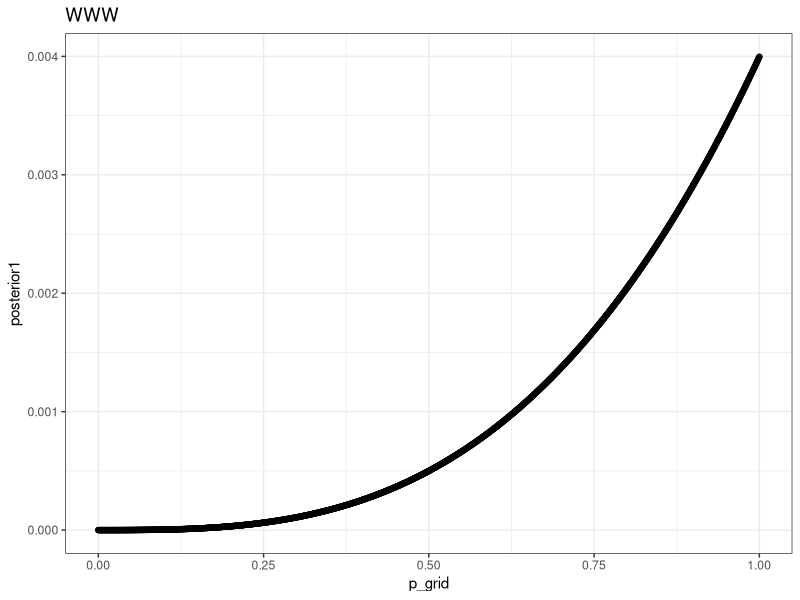
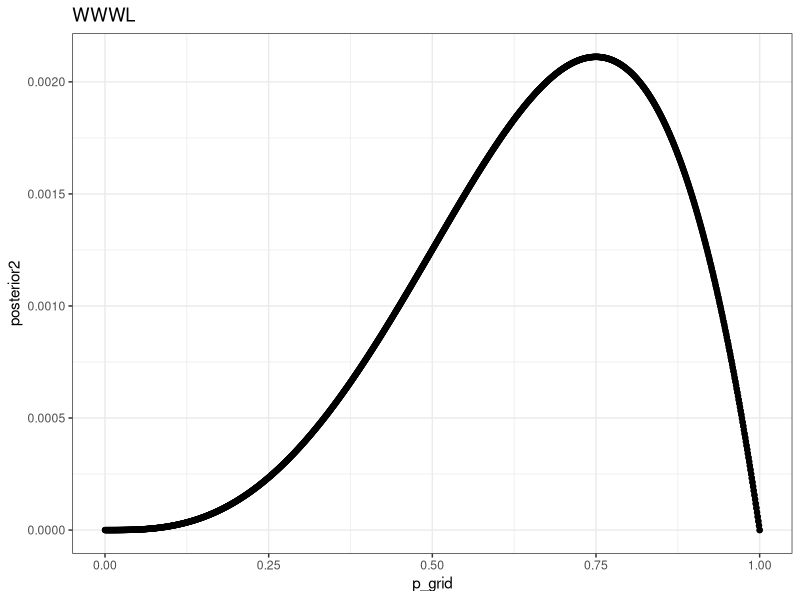
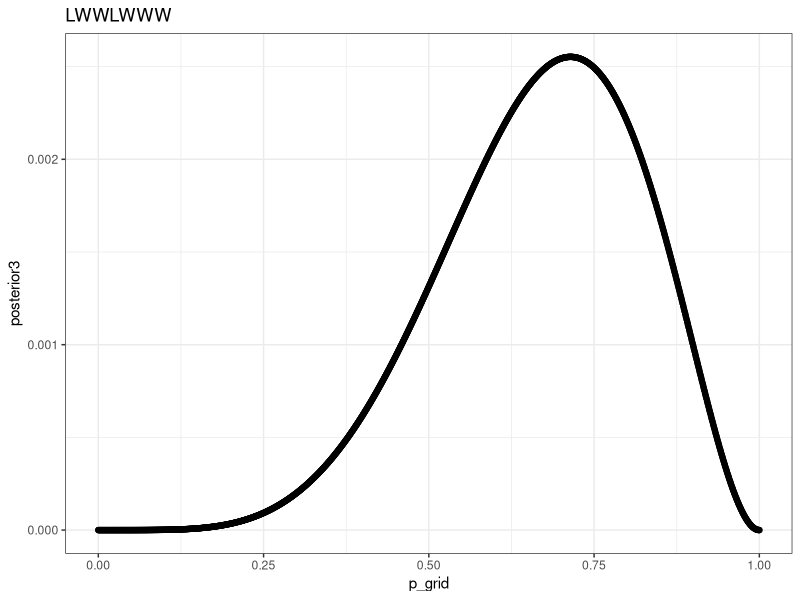
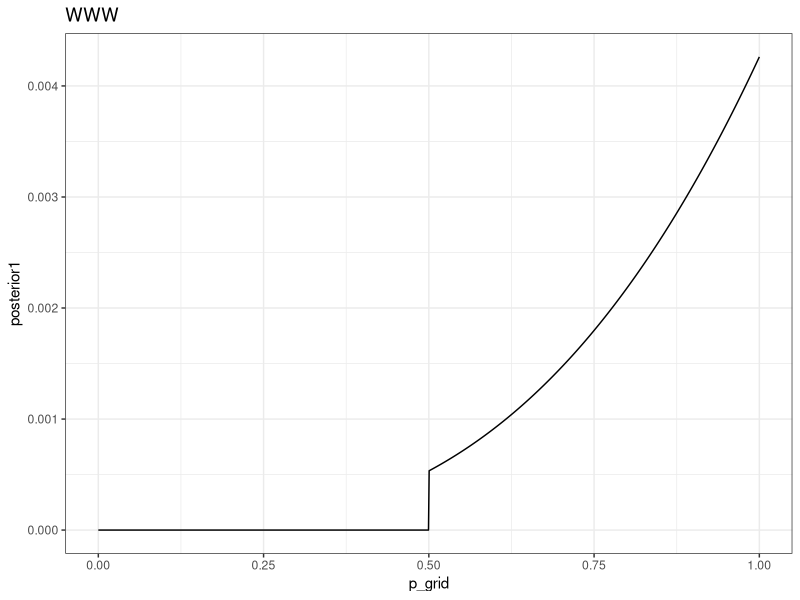
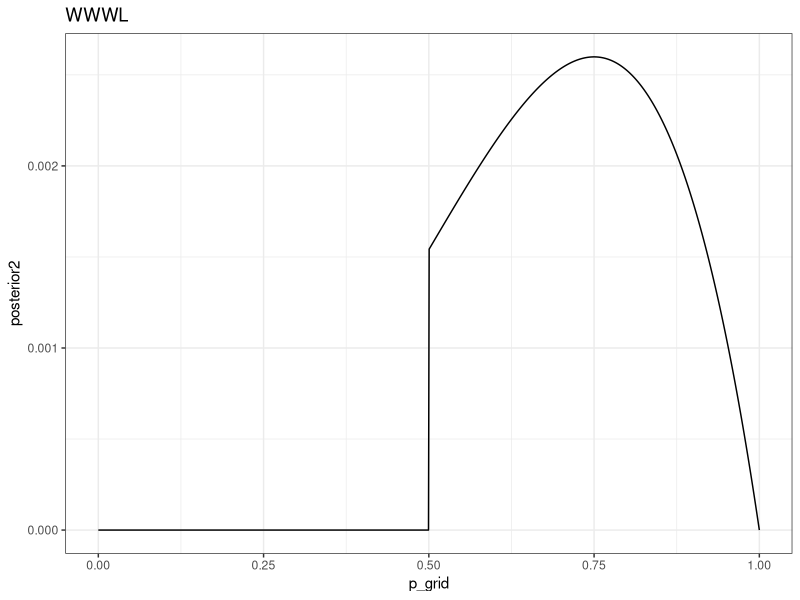
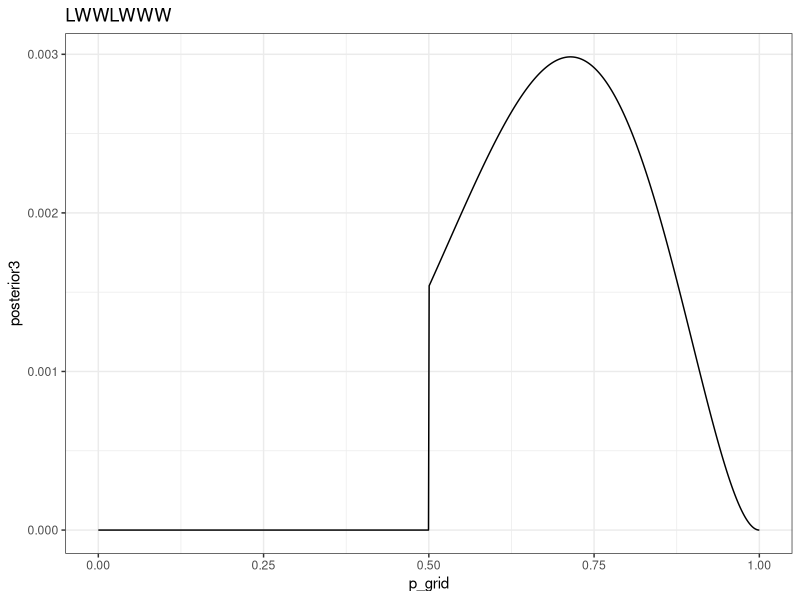

Here is the R script that generated these plots, in order:
## ---- chunk 1
library(ggplot2)
## ---- chunk 2
#define grid
p_grid <- seq(from=0, to=1, length.out=1000)

#define prior
prior <- rep(1,1000)

#compute posterior for WWW
lik1 <- dbinom(3, size=3, prob=p_grid) #compute likelihood at each point in grid - ie 3/3 water
posterior_unstd1 <- lik1 * prior #compute product of likelihood and prior
posterior1 <- posterior_unstd1/sum(posterior_unstd1)  #standardise the posterior so it sums to 1
qplot(p_grid, posterior1) + geom_point() + ggtitle('WWW') + theme_bw()

#compute posterior for WWWL
lik2 <- dbinom(3, size=4, prob=p_grid) #compute likelihood at each point in grid - ie 3/4 water
posterior_unstd2 <- lik2 * prior #compute product of likelihood and prior
posterior2 <- posterior_unstd2/sum(posterior_unstd2)  #standardise the posterior so it sums to 1
qplot(p_grid, posterior2) + geom_point() + ggtitle('WWWL') + theme_bw()

#compute posterior for LWWLWWW
lik3 <- dbinom(5, size=7, prob=p_grid) #compute likelihood at each point in grid - ie 5/7 water
posterior_unstd3 <- lik3 * prior #compute product of likelihood and prior
posterior3 <- posterior_unstd3/sum(posterior_unstd3)  #standardise the posterior so it sums to 1
qplot(p_grid, posterior3) + geom_point() + ggtitle('LWWLWWW') + theme_bw()

## ---- chunk 3
#define grid
p_grid <- seq(from=0, to=1, length.out=1000)

#define prior
prior <- as.numeric(p_grid > 0.5)

#compute posterior for WWW
lik1 <- dbinom(3, size=3, prob=p_grid) #compute likelihood at each point in grid - ie 3/3 water
posterior_unstd1 <- lik1 * prior #compute product of likelihood and prior
posterior1 <- posterior_unstd1/sum(posterior_unstd1)  #standardise the posterior so it sums to 1
qplot(p_grid, posterior1, geom = 'line') + ggtitle('WWW') + theme_bw()

#compute posterior for WWWL
lik2 <- dbinom(3, size=4, prob=p_grid) #compute likelihood at each point in grid - ie 3/4 water
posterior_unstd2 <- lik2 * prior #compute product of likelihood and prior
posterior2 <- posterior_unstd2/sum(posterior_unstd2)  #standardise the posterior so it sums to 1
qplot(p_grid, posterior2, geom = 'line') + ggtitle('WWWL') + theme_bw()

#compute posterior for LWWLWWW
lik3 <- dbinom(5, size=7, prob=p_grid) #compute likelihood at each point in grid - ie 5/7 water
posterior_unstd3 <- lik3 * prior #compute product of likelihood and prior
posterior3 <- posterior_unstd3/sum(posterior_unstd3)  #standardise the posterior so it sums to 1
qplot(p_grid, posterior3, geom = 'line') + ggtitle('LWWLWWW') + theme_bw()


## ---- chunk 4
0.3*0.5/0.65
## ---- chunk 5
P_A_given_twins <- 0.1 * 0.5 / 0.15
P_A_given_twins
P_B_given_twins <- 1-P_A_given_twins
P_B_given_twins
## ---- chunk 6
0.1 * P_A_given_twins + 0.2 * P_B_given_twins
## ---- chunk 7
(1-0.1) * P_A_given_twins / (1-0.1666667)
